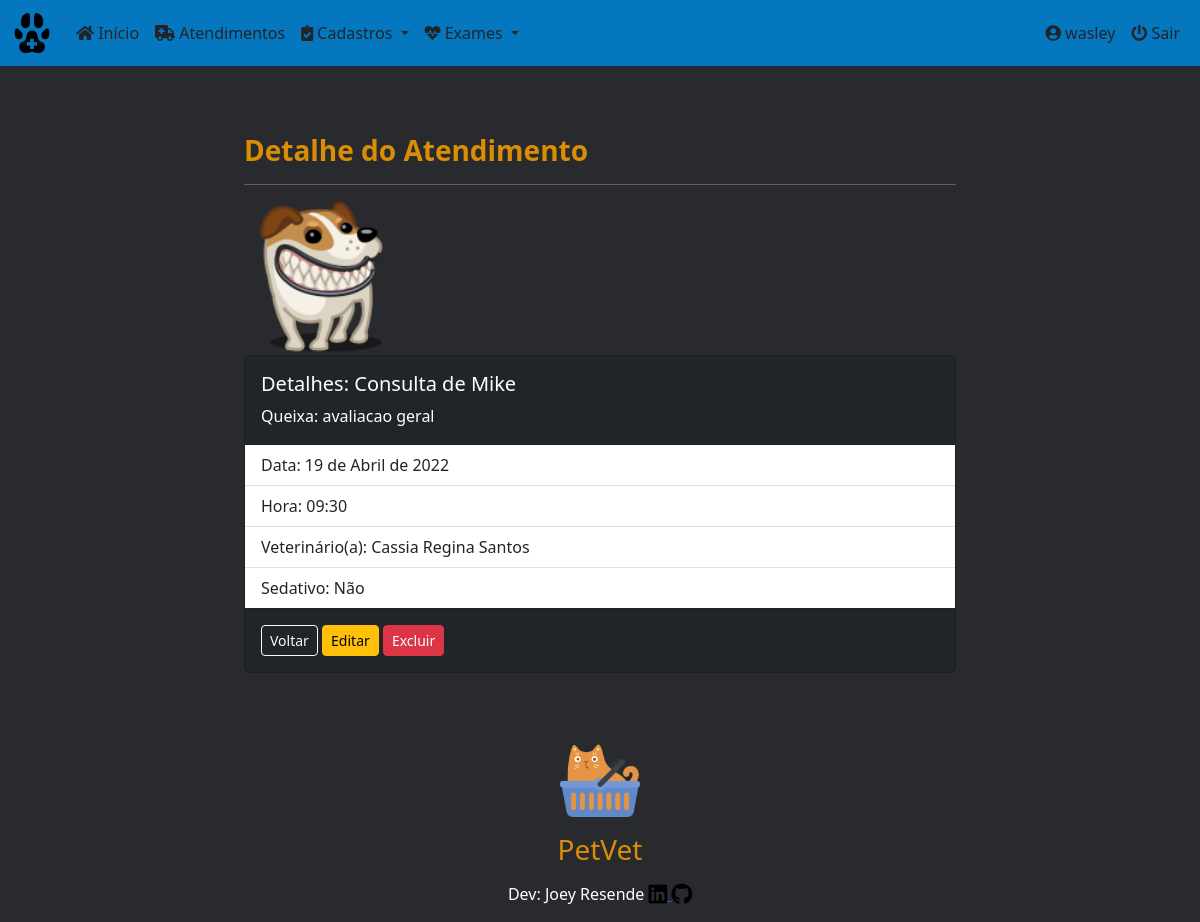
/petvet/medical_care/10 (signed in), run on the app's committed database.
### core/models.py (models this page shows, shortened)
class MedicalCare(models.Model):
    id = models.AutoField(primary_key=True)
    date = models.DateField(default=date.today, verbose_name='Data')
    time = models.TimeField(verbose_name='Hora')
    pet_name = models.ForeignKey(
        'Pets', on_delete=models.PROTECT, null=True, verbose_name='Nome do Pet')
    procedure = models.CharField(
        max_length=8, choices=procedures, verbose_name='Tipo de atendimento')
    vet_name = models.ForeignKey(
        'Vet', on_delete=models.PROTECT, null=True, verbose_name='Veterinario')
    sedative = models.CharField(
        max_length=8, choices=type_sedative, default='Não', verbose_name='Tipo de sedativo')
    report = models.TextField(
        max_length=1000, verbose_name='Relato do problema')
    class Meta:
        ordering = ['-date']

class Pets(models.Model):
    id = models.AutoField(primary_key=True)
    pet_name = models.CharField(
        max_length=30, verbose_name='Nome do Pet')
    species = models.CharField(
        max_length=20, verbose_name='Espécie')
    breed = models.CharField(
        max_length=30, verbose_name='Raça')
    gender = models.CharField(
        max_length=5, choices=sex_status, verbose_name='Gênero')
    date_of_birth = models.DateField(
        null=True, blank=True, verbose_name='Data de Nascimento')
    castrated = models.CharField(
        max_length=3, choices=castrated_status, default='N', verbose_name='Castrado?')
    weight = models.DecimalField(
        max_digits=6, decimal_places=3, verbose_name='Peso', default=0)
    tutor_name = models.ForeignKey(
        'Tutor', on_delete=models.PROTECT, null=True, verbose_name='Nome do Tutor')
    class Meta:
        ordering = ['-id']
    def __str__(self):
        return self.pet_name

class Vet(models.Model):
    vet_name = models.CharField(
        max_length=30, verbose_name='Nome')
    class Meta:
        ordering = ['vet_name']
    def __str__(self):
        return self.vet_name

### core/views.py (the view)
# urls.py: path('medical_care/<int:pk>', MedicalCareDetail.as_view(),
class MedicalCareDetail(LoginRequiredMixin, DetailView):
    login_url = reverse_lazy('login')
    model = MedicalCare
    template_name = 'core/medicalcare_detail.html'
    success_url = reverse_lazy('medical_cares')

### core/templates/core/medicalcare_detail.html (shortened to what this page needs)
{% extends 'core/base_model.html' %}
{% load static %}
{% block content %}
<div class="row">
  <div class="col-sm-8 mx-auto">
    <div class="container">
      <h3><strong>Detalhe do Atendimento</strong></h3><hr>
      <div class="row col-3">
        <img class="card-img-top" src="{% static 'img/dog_icon.png/' %}" alt="Imagem de capa do card">
      </div>
      <div class="card text-white bg-dark mb-3">
        <div class="card-body">
          <h5 class="card-title">Detalhes: {{ medicalcare.procedure }} de {{ medicalcare.pet_name }}</h5>
          <p class="card-text">Queixa: {{ medicalcare.report }}</p>
        </div>
          <ul class="list-group list-group-flush">
            <li class="list-group-item">Data: {{ medicalcare.date }}</li>
            <li class="list-group-item">Hora: {{ medicalcare.time }}</li>
            <li class="list-group-item">Veterinário(a): {{ medicalcare.vet_name }}</li>
            <li class="list-group-item">Sedativo: {{ medicalcare.sedative }}</li>
          </ul>
        <div class="card-body">
          <a href="{% url 'medical_cares' %}" class="btn btn-outline-light btn-sm">Voltar</a>
          <a href="{% url 'medical_care_edit' medicalcare.pk %}" class="btn btn-warning btn-sm">Editar</a>
          <a href="{% url 'medical_care_delete' medicalcare.pk %}" class="btn btn-danger btn-sm">Excluir</a>
        </div>
      </div>
    </div>
  </div>
</div>
{% endblock %}

### core/templates/core/base_model.html (shortened to what this page needs)
{% load static %}
<!DOCTYPE html>
<html lang="pt-br" class="h-100">
<head>
  <link rel="stylesheet" href="{% static 'css/bootstrap.min.css/' %}" />
  <link rel="stylesheet" href="https://cdnjs.cloudflare.com/ajax/libs/font-awesome/5.11.2/css/all.css">
  <link rel="stylesheet" href="{% static 'css/styles.css/' %}" />
  <link rel="stylesheet" type="text/css" href="https://cdn.datatables.net/v/bs5/dt-1.11.5/datatables.min.css" />
</head>
<body class="d-flex flex-column h-100">
  <main class="flex-shrink-0  ">
    {% block menu %}
    <nav class="navbar navbar-expand-lg sticky-top">
      <div class="container-fluid">
        <a class="navbar-brand" href="{% url 'index' %}">
          <img src="{% static 'img/favicon.ico/' %}" height="40" alt="" />
        </a>
        <div class="collapse navbar-collapse" id="navbarsExample06">
          <ul class="navbar-nav me-auto mb-2 mb-xl-0">
            <li class="nav-item">
              <a class="nav-link text-dark" href="{% url 'index' %}">
                <i class="fa fa-home" aria-hidden="true"></i>
                Início
              </a>
            </li>
            <li class="nav-item">
              <a class="nav-link text-dark" href="{% url 'medical_cares' %}">
                <i class="fas fa-ambulance" aria-hidden="true"></i>
                Atendimentos
              </a>
            </li>
            <li class="nav-item dropdown">
              <a class="nav-link text-dark dropdown-toggle" href="#" data-bs-toggle="dropdown" aria-expanded="false">
                <i class="fas fa-clipboard-check" aria-hidden="true"></i>
                Cadastros
              </a>
            </li>
            <li class="nav-item dropdown">
              <a class="nav-link text-dark dropdown-toggle" href="#" data-bs-toggle="dropdown" aria-expanded="false">
                <i class="fas fa-heartbeat" aria-hidden="true"></i>
                Exames
              </a>
            </li>
          </ul>
          <div class="collapse navbar-collapse d-lg-flex justify-content-end">
            <ul class="navbar-nav bd-navbar-nav flex=row">
              {% if request.user.is_authenticated %}
              <li class="nav-item">
                  <a class="nav-link text-dark" href="{% url 'meus_dados' %}">
                    <i class="fas fa-user-circle" aria-hidden="true"></i>
                    <span id="username">{{ request.user }}</span>
                  </a>
              </li>
              <li class="nav-item">
                <a class="nav-link text-dark" href="{% url 'logout' %}">
                  <i class="fas fa-power-off" aria-hidden="true"></i>
                  Sair
                </a>
              </li>
              {% endif %}
            </ul>
          </div>
         </div>
      </div>
    </nav>
    {% endblock %}
    <div class="container py-5">
      {% block content %}
      {% endblock %}
    </div>
  </main>
{% block footer %}
<footer class="blog-footer">
  <p>
    <a href="#"><img src="{% static 'img/cat_yellow.png/' %}" width="80" height="80" alt=""></a>
    <h3>PetVet</h3>
  </p>
  <p>Dev: Joey Resende
    <a href="https://www.linkedin.com/in/givanildo-resende/" target="_blank">
      <i class="fab fa-linkedin fa-lg text-black" aria-hidden="true"></i>
    </a>
    <a href="https://github.com/Joey-Resende" target="_blank">
      <i class="fab fa-github fa-lg text-black" aria-hidden="true"></i>
    </a>
  </p>
</footer>
{% endblock %}
</body>
</html>

### static/css/styles.css (style rules this page uses)
:root { --preto: #000000; --branco-1: #ffffff; --branco-2: #E0E2DD; --azul-1: #0477BF; --azul-2: #0388A6; --azul-3: #003570; --amarelo-1: #F2CB05; --amarelo-2: #D98E04; --preto-bg: #292A2D; }
body { background-color: var(--preto-bg); color: var(--preto); padding-bottom: 20px; }
h3 { color: var(--amarelo-2); }
div { color: var(--branco-1); }
.navbar { background-color: var(--azul-1); color: var(--amarelo-2); margin-bottom: 20px; }
p { color: var(--branco-1); }
.blog-footer { margin-bottom: 0; padding: 0; text-align: center; }

### data on the page
MedicalCare: procedure "Consulta", pet_name "Mike", report "avaliacao geral", date "19 de Abril de 2022", time "09:30", vet_name "Cassia Regina Santos", sedative "Não"

### other printed values
{{ request.user }} "wasley"
